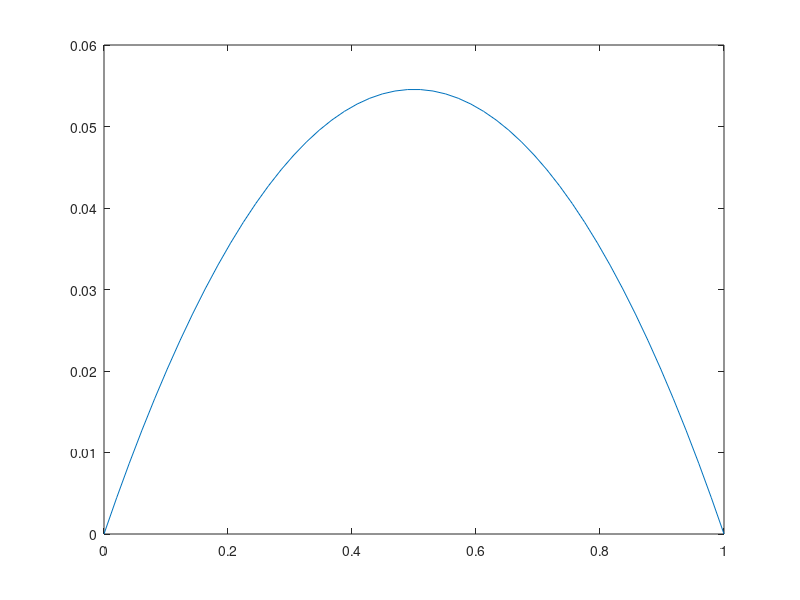

MATLAB code to generate this figure:
clear all
d =50;
h = 1/d;
Adiag = (2/h+(2*h)/3)*ones(d-2,1);
Anodiag = (h/6-1/h)*ones(d-3,1);
A  = diag(Anodiag,-1)+diag(Anodiag,1)+diag(Adiag,0);
f= (h/2) *ones(d-2,1);
sol = A\f;
y = [0;sol;0]
x = linspace(0,1,d);
plot(x,y)